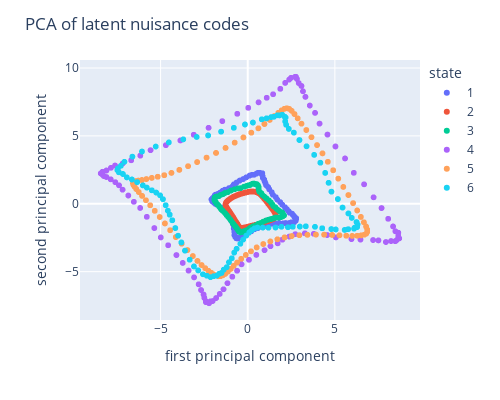

Write notebook code for a chart like this one.
### Code cell
for (p,q,r,lam) in my_list:
    path = './ber,N=%d,nt=%d,p=%d,q=%d,r=%.1f,l=%.2f'%(N,nt,p,q,r,lam)    
    model = SymAE(N,nt,d,p,q,r)
    clear_output()
    try: 
        model.load_weights(path+'/checkpoint')
        print("old")    
    except:
        print("new")
    optimizer = tf.keras.optimizers.Adam(0.001)
    mse = tf.keras.losses.MeanSquaredError()

    def reconstruction_loss(model, x, training=False):
        x_hat = model(x+np.random.normal(size=X.shape,scale=0.1), training=True)
        return mse(x, x_hat)
    @tf.function
    def train_step(model, x, training=True):
        with tf.GradientTape() as tape:
            loss_rec = reconstruction_loss(model, x, training)
            loss_cor = 0
            loss = loss_rec + loss_cor
        gradients = tape.gradient(loss, model.trainable_variables)
        optimizer.apply_gradients(zip(gradients, model.trainable_variables))
        return loss_rec, loss_cor

    try:
        os.mkdir(path)
    except:
        print('exists')
    try:
        epoch = int(re.findall(r"\d+",glob.glob(path+'/*.epoch')[0])[-1])
        print(epoch)
    except:
        epoch = 0
        os.mkdir(path+'/0.epoch')

    for i in range(1000):
        epoch += 1
        os.mkdir(path+'/%d.epoch'%epoch)
        os.rmdir(path+'/%d.epoch'%(epoch-1))    
        loss_rec, loss_cor = train_step(model, X)
        print("For epoch {:d}, reconstruction loss is {:f}, correlation loss is {:f}."
              .format(epoch, loss_rec, loss_cor))
        clear_output(wait=True)
        if epoch%1000==0:
            model.save_weights(path+'/checkpoint')

    model.save_weights(path+'/checkpoint')
    print("weights saved")

    fig = movie_redatum(g,model)
    fig.savefig(path+"/redatum.pdf", format='pdf', dpi=200)

    MRA_test = MRA_generate(d,nt,100,sigma,ne,g,replace=0,continuous=False)
    MRA_test.generate_default()
    clear_output()
    N_states = np.repeat(MRA_test.states,nt)
    N_shifts = MRA_test.shifts.reshape(-1,1)
    df_states = pd.DataFrame(1+N_states,columns=['state']).astype('object')
    df_shifts = pd.DataFrame(N_shifts,columns=['shift'])

    N_code = model.nui_encoder.predict(MRA_test.X,verbose=0)
    N_reshaped = N_code.reshape(-1,q)
    pca_N = PCA(2).fit_transform(N_reshaped)
    df = pd.DataFrame(pca_N, columns = ['first principal component','second principal component'])
    df = pd.concat([df,df_states,df_shifts],axis=1)
    df = df.sort_values(by=['state'])
    fig = px.scatter(df, x='first principal component', y='second principal component', 
                     color='state', text='shift')
    fig.update_layout(width=500, height=400, title="PCA of latent nuisance codes")
    fig.show()
    fig.write_image(path+'/latent.pdf')

### Figure 1 — Plotly figure (JSON) as saved in the notebook; plotly's stock layout.template omitted (floating-point values rounded to 4 significant figures; data arrays with more than 128 entries replaced by an {"elided": "..."} marker saying what was removed)
{"data": [{"hovertemplate": "state=1<br>first principal component=%{x}<br>second principal component=%{y}<br>shift=%{text}<extra></extra>", "legendgroup": "1", "marker": {"color": "#636efa", "symbol": "circle"}, "mode": "markers+text", "name": "1", "showlegend": true, "text": {"elided": "340 int values"}, "type": "scattergl", "x": {"elided": "340 float values"}, "xaxis": "x", "y": {"elided": "340 float values"}, "yaxis": "y"}, {"hovertemplate": "state=2<br>first principal component=%{x}<br>second principal component=%{y}<br>shift=%{text}<extra></extra>", "legendgroup": "2", "marker": {"color": "#EF553B", "symbol": "circle"}, "mode": "markers+text", "name": "2", "showlegend": true, "text": {"elided": "300 int values"}, "type": "scattergl", "x": {"elided": "300 float values"}, "xaxis": "x", "y": {"elided": "300 float values"}, "yaxis": "y"}, {"hovertemplate": "state=3<br>first principal component=%{x}<br>second principal component=%{y}<br>shift=%{text}<extra></extra>", "legendgroup": "3", "marker": {"color": "#00cc96", "symbol": "circle"}, "mode": "markers+text", "name": "3", "showlegend": true, "text": {"elided": "340 int values"}, "type": "scattergl", "x": {"elided": "340 float values"}, "xaxis": "x", "y": {"elided": "340 float values"}, "yaxis": "y"}, {"hovertemplate": "state=4<br>first principal component=%{x}<br>second principal component=%{y}<br>shift=%{text}<extra></extra>", "legendgroup": "4", "marker": {"color": "#ab63fa", "symbol": "circle"}, "mode": "markers+text", "name": "4", "showlegend": true, "text": {"elided": "300 int values"}, "type": "scattergl", "x": {"elided": "300 float values"}, "xaxis": "x", "y": {"elided": "300 float values"}, "yaxis": "y"}, {"hovertemplate": "state=5<br>first principal component=%{x}<br>second principal component=%{y}<br>shift=%{text}<extra></extra>", "legendgroup": "5", "marker": {"color": "#FFA15A", "symbol": "circle"}, "mode": "markers+text", "name": "5", "showlegend": true, "text": {"elided": "380 int values"}, "type": "scattergl", "x": {"elided": "380 float values"}, "xaxis": "x", "y": {"elided": "380 float values"}, "yaxis": "y"}, {"hovertemplate": "state=6<br>first principal component=%{x}<br>second principal component=%{y}<br>shift=%{text}<extra></extra>", "legendgroup": "6", "marker": {"color": "#19d3f3", "symbol": "circle"}, "mode": "markers+text", "name": "6", "showlegend": true, "text": {"elided": "340 int values"}, "type": "scattergl", "x": {"elided": "340 float values"}, "xaxis": "x", "y": {"elided": "340 float values"}, "yaxis": "y"}], "layout": {"height": 400, "legend": {"title": {"text": "state"}, "tracegroupgap": 0}, "margin": {"t": 60}, "title": {"text": "PCA of latent nuisance codes"}, "width": 500, "xaxis": {"anchor": "y", "autorange": true, "domain": [0, 1], "range": [-9.625, 9.886], "title": {"text": "first principal component"}, "type": "linear"}, "yaxis": {"anchor": "x", "autorange": true, "domain": [0, 1], "range": [-8.561, 10.59], "title": {"text": "second principal component"}, "type": "linear"}}}
